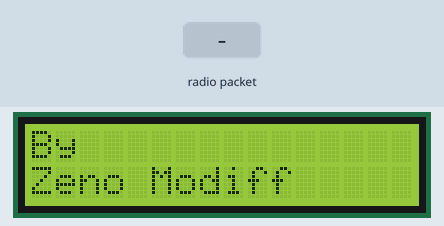
Simulated run of this sketch. Board: Arduino Uno, built with avr-gcc and run on an emulated ATmega328P. Shown: 16×2 character LCD. The inputs (shaded band) are chosen by the test bench. No radio packets arrive unless stated; what the sketch prints to the serial monitor is not drawn.

Above: at 5.3 s.
5.4 s: radio packet "1" arrives
At 7.2 s:
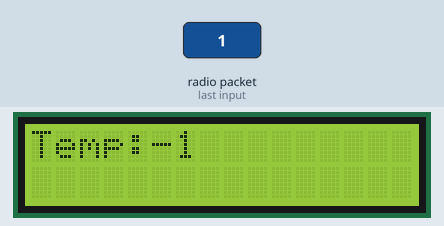
At 10.9 s:
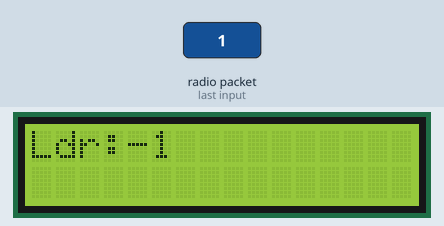
15.9 s: radio packet "0" arrives
At 20.5 s:
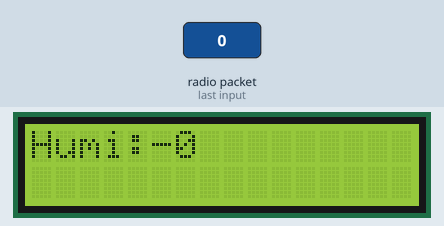
Timing chart, 0 to 22.0 s (numbered marks = the images above; inputs shaded):
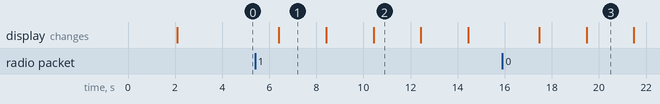

The sketch:

LoRa_Reciever_With_Lcd.ino
```cpp
/*feel free to contact
 * sreeramaj53@gmail.com
 * www.youtube.com/ZenoModiff
 * last updated - time 11:28am - date 12 may 2021
 */

#include <Wire.h>
#include <SPI.h>
#include <LoRa.h>
#include <LiquidCrystal_I2C.h>

LiquidCrystal_I2C lcd(0x27, 16, 2);

void setup()
{

  Serial.begin(115200);

  lcd.begin();
  lcd.setCursor(0,0);
  lcd.print("LoRa Weather");
  lcd.setCursor(0,3);
  lcd.print("Station");
  delay(2000);
  lcd.clear();
  lcd.print("By");
  lcd.setCursor(0,3);
  lcd.print("Zeno Modiff");
  delay (2000);
  while (!Serial);

  Serial.println("LoRa Receiver By Zeno Modiff");

  if (!LoRa.begin(915E6)) {
    Serial.println("Starting LoRa failed!");
    while (1);
  }
}

void loop() {

  String packet = "";

  int packetSize = LoRa.parsePacket();
  if (packetSize) {

    Serial.print("Received packet :-- ");

    while (LoRa.available()) {

    packet = LoRa.readString();
    }

    Serial.println(packet);
    Serial.println();

int firstcommaIndex   = packet.indexOf(';');
int secondCommaIndex  = packet.indexOf(';', firstcommaIndex+1);
int thirdCommaIndex   = packet.indexOf(';', secondCommaIndex+1);
int fourthCommaIndex  = packet.indexOf(';', thirdCommaIndex+1);
int fifthCommaIndex   = packet.indexOf(';', fourthCommaIndex+1);
int sixthCommaIndex   = packet.indexOf(';', fifthCommaIndex+1);

String firstValue  =  packet.substring( 0, firstcommaIndex);
String secondValue =  packet.substring(firstcommaIndex+1, secondCommaIndex);
String thirdValue  =  packet.substring(secondCommaIndex+1, thirdCommaIndex);
String fourthValue =  packet.substring(thirdCommaIndex +1, fourthCommaIndex);
String fifthValue  =  packet.substring(fourthCommaIndex+1, fifthCommaIndex);
String sixthValue  =  packet.substring(fifthCommaIndex+1,  sixthCommaIndex);

Serial.print("Temp:-"); Serial.println(secondValue);
Serial.print("Humi:-"); Serial.println(thirdValue);
Serial.print("Ldr:-"); Serial.println(fourthValue);
Serial.print("Pressure:-"); Serial.println(fifthValue);
Serial.print("Altitude:-"); Serial.println(sixthValue);
Serial.println();

/*since we can't print the first digit
it is a dummy value sent by the LoRa String
in case of transmission Loss*/

lcd.clear(); lcd.setCursor(0,0);
lcd.print("Temp:-"); lcd.print(secondValue);
delay(2000);

lcd.clear(); lcd.setCursor(0,0);
lcd.print("Humi:-"); lcd.print(thirdValue);
delay(2000);

lcd.clear(); lcd.setCursor(0,0);
lcd.print("Ldr:-"); lcd.print(fourthValue);
delay(2000);

lcd.clear(); lcd.setCursor(0,0);
lcd.print("Pres:-"); lcd.print(fifthValue);
delay(2000);

lcd.clear(); lcd.setCursor(0,0);
lcd.print("Alti:-"); lcd.print(sixthValue);
delay(2000);

}
}
```

Measured:
- after the input at 5.4 s, the display: changes after 1.0 s (image 1)
- after the input at 15.9 s, the display: first changes after 1.6 s (image 3 shows a later state)
- what the display in image 1 shows lasts 2.0 s, from 6.4 s to 8.4 s
